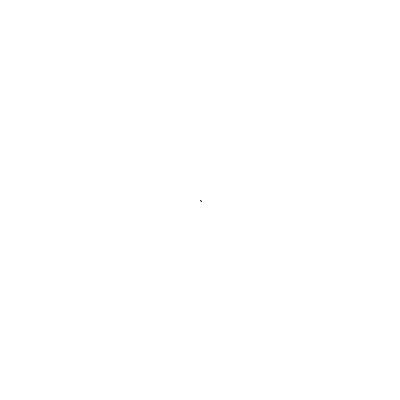
Frame 1 (no input)
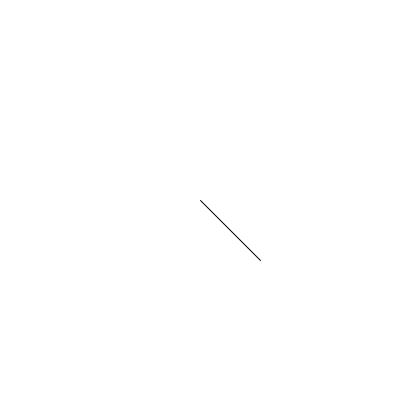
Frame 60 (the mouse pressed at the canvas centre just before this capture)
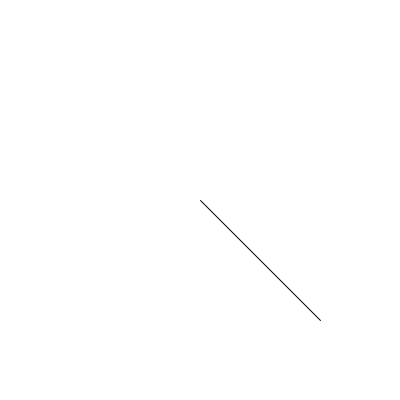
Frame 120 (the mouse held since frame 60 and released just before this capture)

The Processing sketch that drew these frames (run headless with seeded random() and noise(); from frame 60 on, the mouse is pressed at the canvas centre):

// Processing sketch: processing_171644
// ── processing_171644.pde

int counter , x , y;

void setup() {  //setup function called initially, only once
  size(400, 400);
  background(255);  //set background white
  colorMode(HSB);   //set colors to Hue, Saturation, Brightness mode
  counter = 0;
  x = 200;
  y = 200;
}

void draw() {  //draw function loops 
  counter++;
  stroke(10);
  line (x, y, x+1, y+1);
  //while (y< 400)
  y ++;
  //while (x<400)
  x++;
  
 } 
